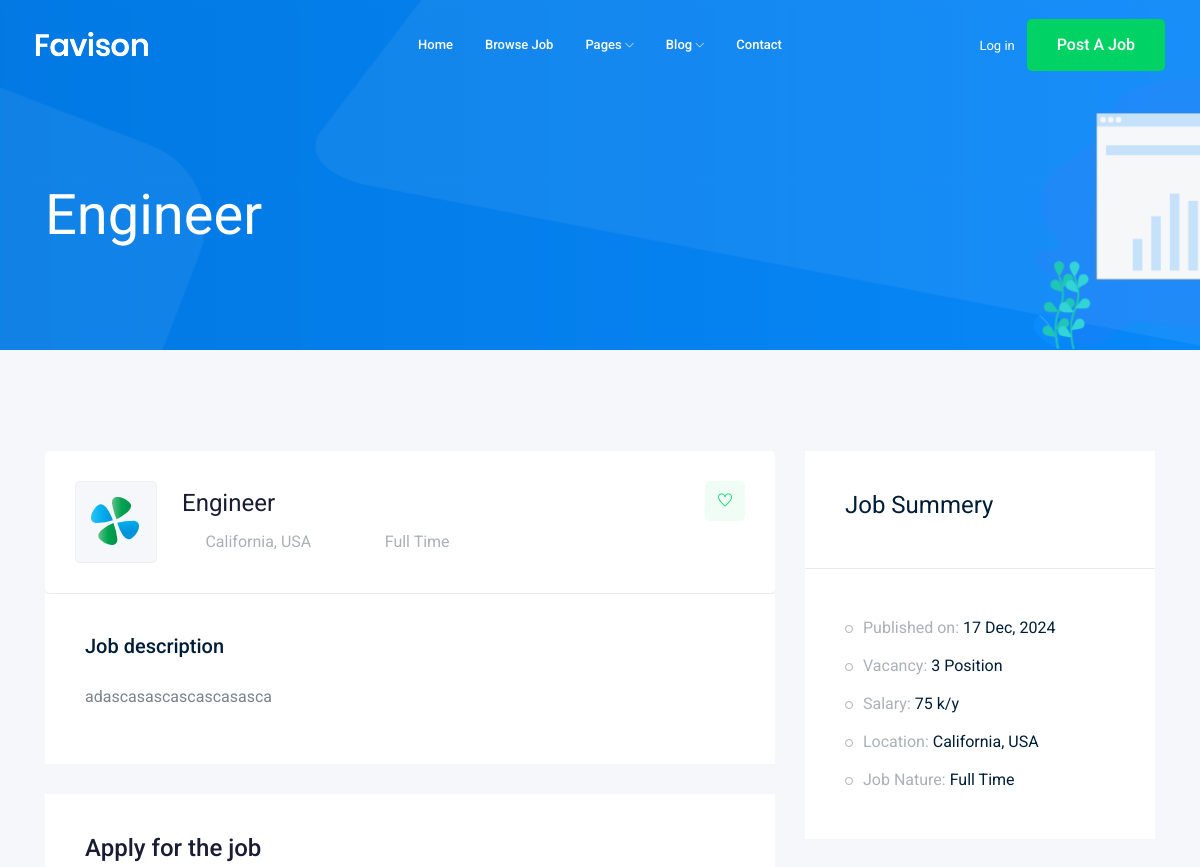
The app's page /Job/1 (upper part), older data.
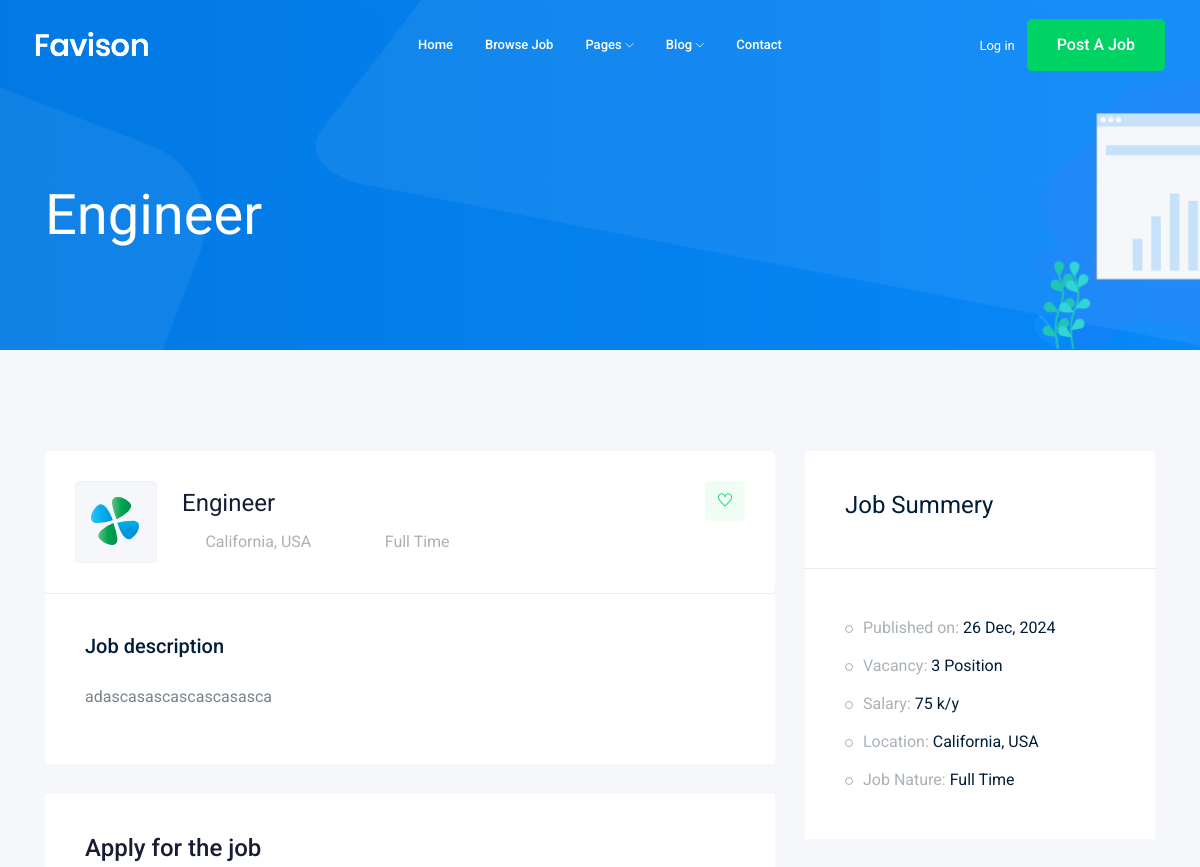
The same page, newer data.
### job/models.py (models this page shows, shortened)
class Job(models.Model):
    name = models.CharField(max_length= 100)
    job_description = models.TextField(max_length= 1000)
    published_on = models.DateTimeField(auto_now= True)
    vacancy = models.CharField(max_length= 15, choices= JOB_TYPE)
    salary = models.IntegerField(default= 0)
    category = models.ForeignKey('Category', on_delete= models.CASCADE)
    image = models.ImageField(upload_to= Image_Upload)
    experience = models.IntegerField(default= 1)

### job/views.py (the view)
# urls.py: path('<int:id>', views.Job_details, name='job'),
def Job_details(request, id):
    job = Job.objects.get(id= id)
    context = {'job': job}
    return render(request, 'job/job_details.html', context)

### job/templates/job/job_details.html (shortened to what this page needs)
{% extends 'base.html' %}
{% block body %}
    <div class="bradcam_area bradcam_bg_1">
        <div class="container">
            <div class="row">
                <div class="col-xl-12">
                    <div class="bradcam_text">
                        <h3>{{job.name}}</h3>
                    </div>
                </div>
            </div>
        </div>
    </div>
    <div class="job_details_area">
        <div class="container">
            <div class="row">
                <div class="col-lg-8">
                    <div class="job_details_header">
                        <div class="single_jobs white-bg d-flex justify-content-between">
                            <div class="jobs_left d-flex align-items-center">
                                <div class="thumb">
                                    <img src="img/svg_icon/1.svg" alt="">
                                </div>
                                <div class="jobs_conetent">
                                    <a href="#"><h4>{{job.name}}</h4></a>
                                    <div class="links_locat d-flex align-items-center">
                                        <div class="location">
                                            <p> <i class="fa fa-map-marker"></i> California, USA</p>
                                        </div>
                                        <div class="location">
                                            <p> <i class="fa fa-clock-o"></i> {{job.vacancy}}</p>
                                        </div>
                                    </div>
                                </div>
                            </div>
                            <div class="jobs_right">
                                <div class="apply_now">
                                    <a class="heart_mark" href="#"> <i class="ti-heart"></i> </a>
                                </div>
                            </div>
                        </div>
                    </div>
                    <div class="descript_wrap white-bg">
                        <div class="single_wrap">
                            <h4>Job description</h4>
                            <p>{{job.job_description}}</p>
                        </div>
                    </div>
                    <div class="apply_job_form white-bg">
                        <h4>Apply for the job</h4>
                    </div>
                </div>
                <div class="col-lg-4">
                    <div class="job_sumary">
                        <div class="summery_header">
                            <h3>Job Summery</h3>
                        </div>
                        <div class="job_content">
                            <ul>
                                <li>Published on: <span>{{job.published_on|date:'d M, o'}}</span></li>
                                <li>Vacancy: <span>{{job.experience}} Position</span></li>
                                <li>Salary: <span>{{job.salary}} k/y</span></li>
                                <li>Location: <span>California, USA</span></li>
                                <li>Job Nature: <span> {{job.vacancy}}</span></li>
                            </ul>
                        </div>
                    </div>
                </div>
            </div>
        </div>
    </div>
    {% endblock body %}

Row changes from the older to the newer data that the page shows:
changed Job "Engineer": published_on "17 Dec, 2024" → "26 Dec, 2024"
